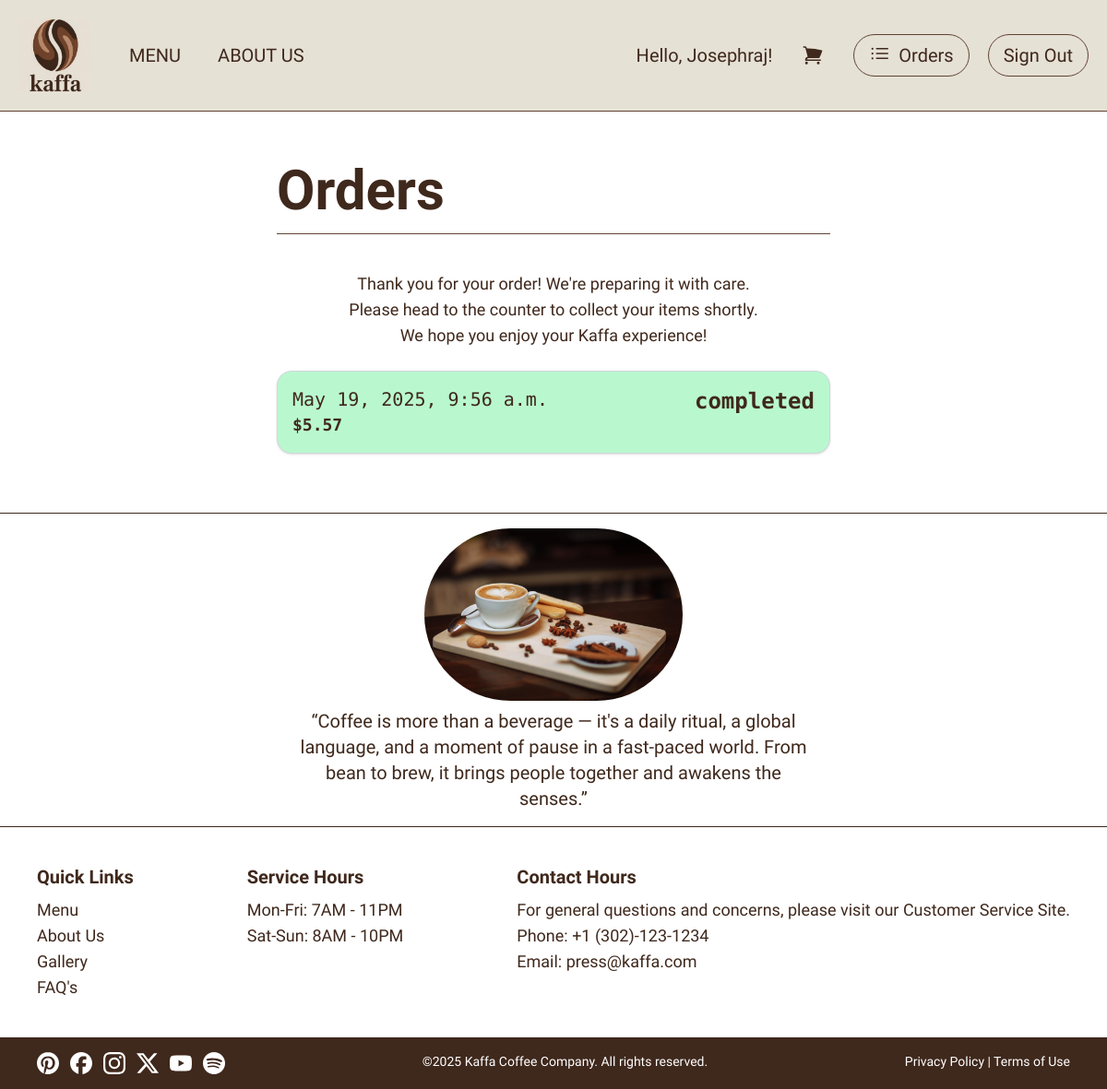
The page /menu/order (signed in) on the database as committed earlier.
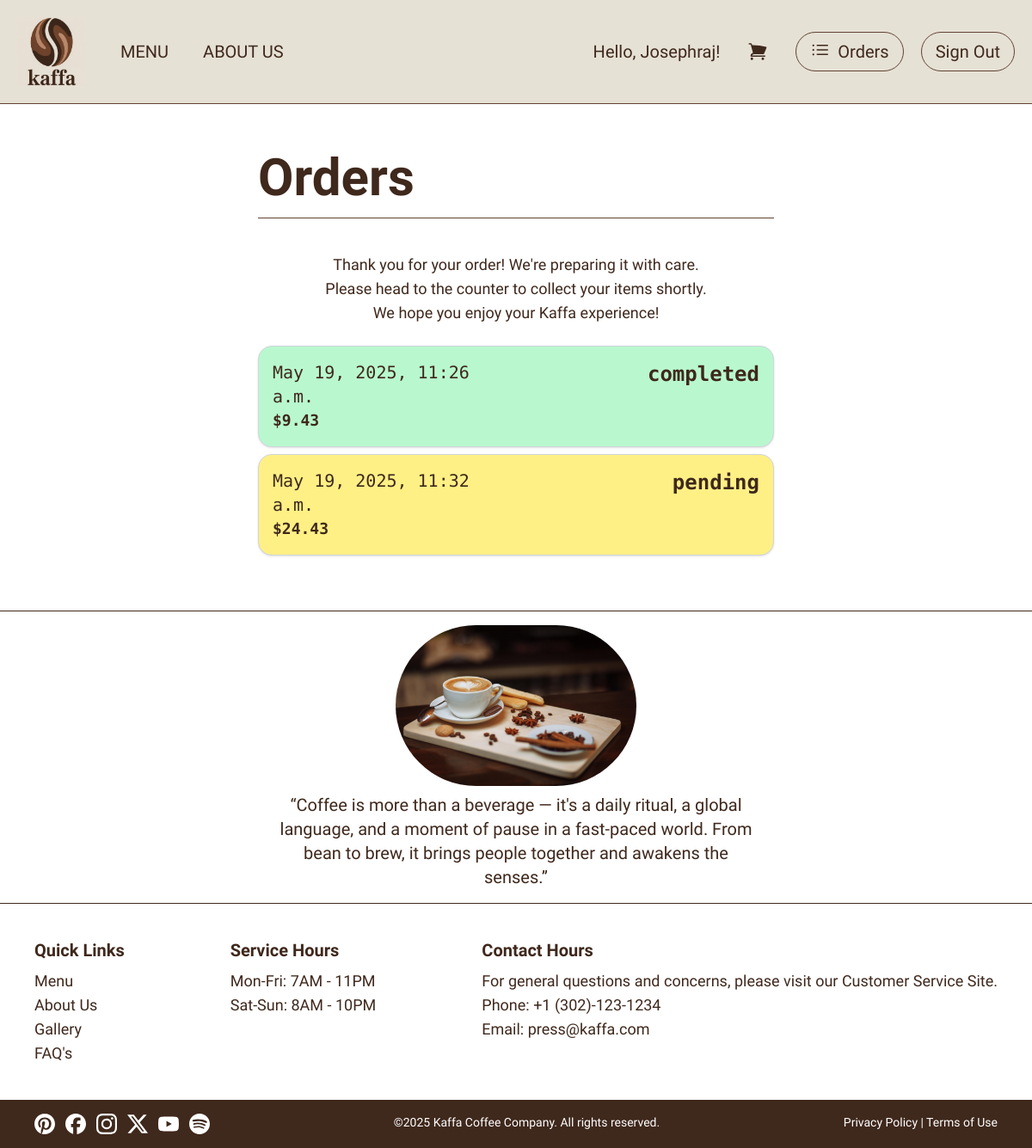
The same page on the database as committed later.
### menu/models.py (models this page shows)
class Order(models.Model):
    STATUS_CHOICES = (
        ('pending', 'Pending'),
        ('completed', 'Completed'),
        ('cancelled', 'Cancelled'),
    )
    user = models.ForeignKey(settings.AUTH_USER_MODEL, on_delete=models.CASCADE)
    order_date = models.DateTimeField(auto_now_add=True)
    total_amount = models.DecimalField(max_digits=10, decimal_places=2)
    status = models.CharField(max_length=20, choices=STATUS_CHOICES, default='pending')
    def __str__(self):
        return f"Order #{self.id} - {self.user.username}"

### menu/views.py (the view, shortened to what this page needs)
# urls.py: path('order',views.confirmOrder, name='order'),
@login_required
def confirmOrder(request):
    context = {}
    orders = Order.objects.filter(user=request.user)
    context['orders'] = orders
    print('Context2: ', context)
    return render(request, 'order.html', context)

### menu/templates/order.html (shortened to what this page needs)
{% extends "base.html" %}
{% load static tailwind_tags %}
{% block content %}
<div class="flex w-full justify-center mb-10 font-atkinson-mono  text-[#3F281C]">
  <div class="w-1/2 font-light">
    <h1 class="flex text-6xl font-bold font-ranchers mb-10 border-b py-4 border-[#604333]">Orders</h1>
    <div class="text-center text-lg mb-6 font-ancizar-sans">
      <p>Thank you for your order! We're preparing it with care.</p>
      <p>Please head to the counter to collect your items shortly.</p>
      <p>We hope you enjoy your Kaffa experience!</p>
    </div>
    {% for order in orders %}
    <div class="flex border border-gray-300 shadow rounded-2xl mb-2 p-4 {% if order.status == 'pending' %} bg-yellow-200 {% elif order.status == 'completed' %} bg-green-200 {% elif order.status == 'cancelled' %} bg-red-200 {% endif %}">
        <div class="basis-1/2">
          <div class="text-xl">{{ order.order_date }}</div>
          <div class="flex text-center font-bold text-lg">
            ${{ order.total_amount }}
          </div>
        </div>
        <div class="flex basis-1/2 justify-end font-bold text-2xl items-start">{{ order.status }}</div>
    </div>
    {% endfor %}
  </div>
</div>
{% endblock content %}

Rows that differ between the two databases and show on the page:
removed Order: order_date "May 19, 2025, 9:56 a.m.", total_amount "5.57", status "completed"
added Order: order_date "May 19, 2025, 11:26 a.m.", total_amount "9.43", status "completed"
added Order: order_date "May 19, 2025, 11:32 a.m.", total_amount "24.43", status "pending"
